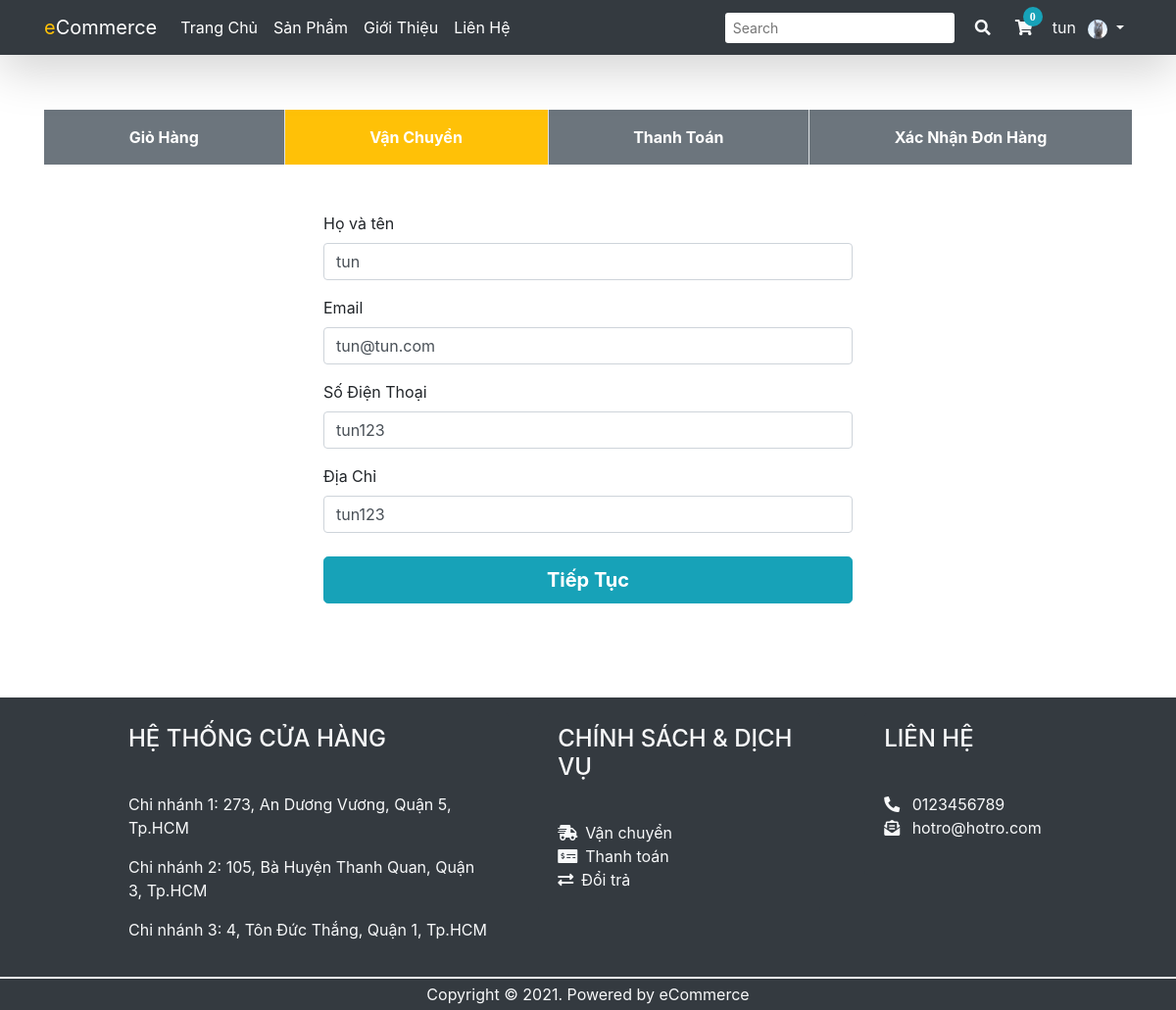
Page /shipping.php (signed in) on the earlier database version.
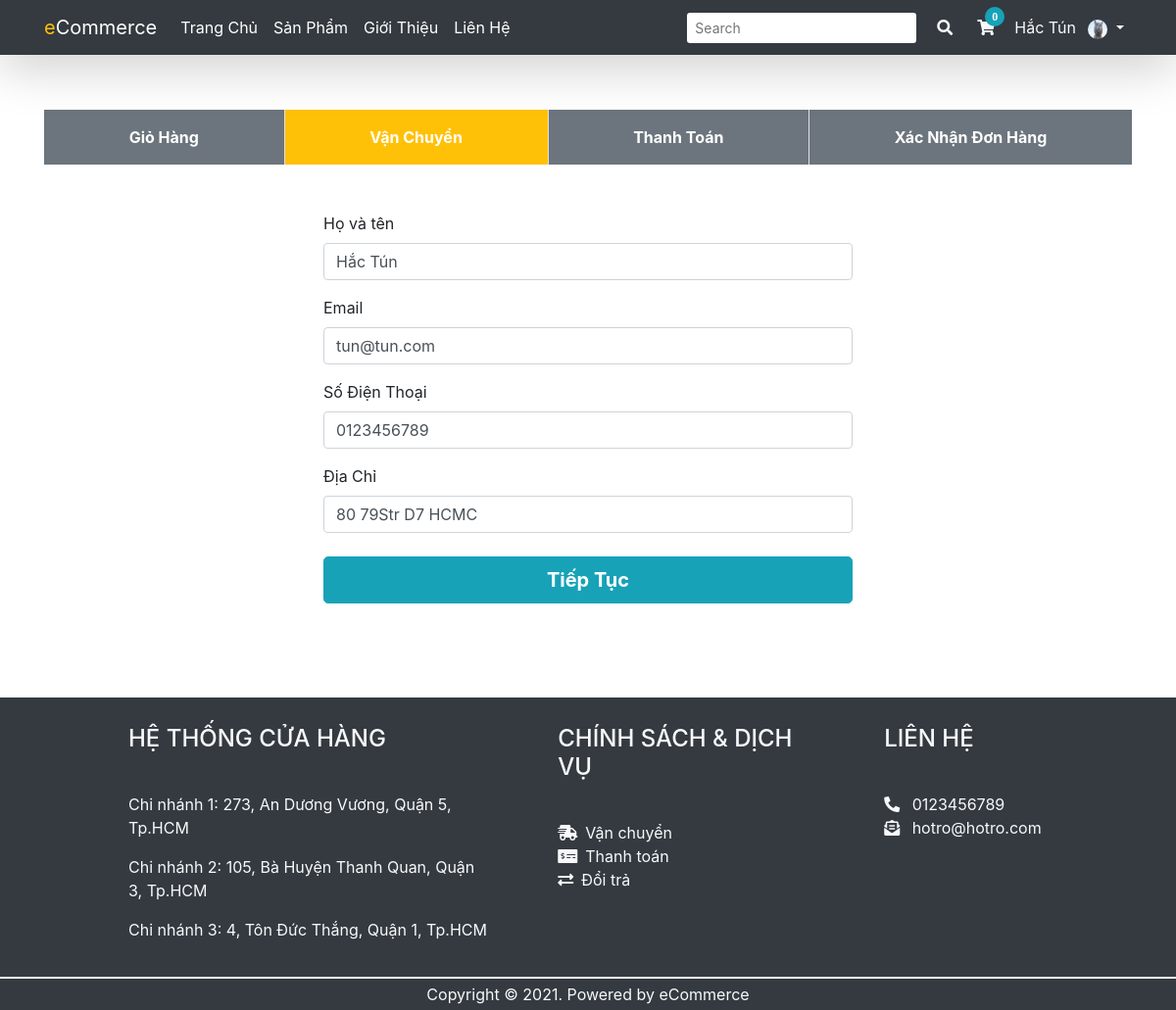
Same page on the later database version.
### tables this page shows
CREATE TABLE `KH` (
  `MA_KH` int(11) NOT NULL,
  `TEN_KH` varchar(50) NOT NULL,
  `EMAIL` varchar(50) NOT NULL,
  `MATKHAU` varchar(255) NOT NULL,
  `DIACHI` varchar(100) DEFAULT NULL,
  `DIENTHOAI` varchar(10) DEFAULT NULL,
  `AVATAR` varchar(500) DEFAULT NULL,
  `TRANGTHAI` varchar(10) DEFAULT NULL
);

### admin/includes/database.php (called while the page is built, shortened)
<?php
    class MyConnect {
        private $conn;
        public function __construct() {
            $this->host = "localhost:8889";
            $this->user = "root";
            $this->passwd = "root";
            $this->database = "cuahang";
            $this->conn = new mysqli($this->host,$this->user,$this->passwd,$this->database);
        }
        public function isConnected() {
            return true;
        }
        public function query($query) {
            if($this->isConnected()) {
                $tableData = mysqli_query($this->conn,$query);
                return $tableData;
            }
        }
    }
?>

### shipping.php (the view, shortened to what the changed rows need)
<?php
include("admin/includes/database.php");
$MyConn = new MyConnect();
$userID = $_SESSION['user_id'];
$getUser = "SELECT * FROM KH WHERE MA_KH='$userID'";
$execute = $MyConn->query($getUser);
$result = mysqli_fetch_array($execute);
?>
<!DOCTYPE html>
<html lang="en">
<head>
  <link href="admin/vendor/fontawesome-free/css/all.min.css" rel="stylesheet" type="text/css">
  <link rel="stylesheet" href="https://maxcdn.bootstrapcdn.com/bootstrap/4.5.2/css/bootstrap.min.css">
</head>
<body>
    <nav class="navbar navbar-expand-lg navbar-dark  bg-gradient bg-dark sticky-top shadow-lg py-2">
        <div class="container">
        <div class="collapse navbar-collapse" id="navbarColor01">
          <form class="form-inline">
            <?php
            if(!isset($_SESSION['user_id'])) {
               echo  "<a class='btn my-sm-0 border-0' data-toggle='modal' data-target='#loginModal'><i class='fas fa-user text-light'></i></a>";
            }
            else {
                include("usernav.php");
            }
            ?>
          </form>
        </div>
    </nav>
    <div class="container pb-5 position-relative pt-2">
            <div class="my-5 d-block">
                <form action="POST">
                    <div class="row">
                        <div class="col-lg-6 mx-auto">
                        <form method="get">
                            <div class="form-group">
                                <label for="customerName">Họ và tên</label>
                                <input type="text" class="form-control" placeholder="Điền họ và tên khách hàng" required value="<?php echo $result['TEN_KH']; ?>">
                            </div>
                            <div class="form-group">
                                <label for="customerEmail">Email</label>
                                <input type="text" class="form-control" placeholder="Điền Email khách hàng" required value="<?php echo $result['EMAIL']; ?>">
                            </div>
                            <div class="form-group">
                                <label for="customerContact">Số Điện Thoại</label>
                                <input type="text" class="form-control" placeholder="Điền số điện thoại khách hàng" required value="<?php echo $result['DIENTHOAI']; ?>">
                            </div>
                            <div class="form-group">
                                <label for="customerAddress">Địa Chỉ</label>
                                <input type="text" class="form-control" placeholder="Điền địa chỉ khách hàng" required value="<?php echo $result['DIACHI']; ?>">
                            </div>
                            </form>
                        </div>
                    </div>
                </form>
            </div>
    </div>
</body>
</html>

### usernav.php (shortened to what the changed rows need)
<ul class="navbar-nav ml-auto">
                <li class="nav-item dropdown no-arrow">
                    <a class="nav-link dropdown-toggle" href="#" id="userDropdown" role="button"
                        data-toggle="dropdown" aria-haspopup="true" aria-expanded="false">
                        <span class="mr-2 d-none d-lg-inline text-light "> <?php echo $_SESSION['username']; ?></span>
                        <img class="img-profile rounded-circle"
                            src="<?php echo "admin/customer_images/".$_SESSION['user_avatar'] ?>" width="20" height="20">
                    </a>
                </li>
            </ul>

Differences in the rows shown:
changed kh "tun@tun.com": TEN_KH "tun" → "Hắc Tún"; DIENTHOAI "tun123" → "0123456789"; DIACHI "tun123" → "80 79Str D7 HCMC"
Other differences:
$_SESSION['username']: "tun" → "Hắc Tún"
